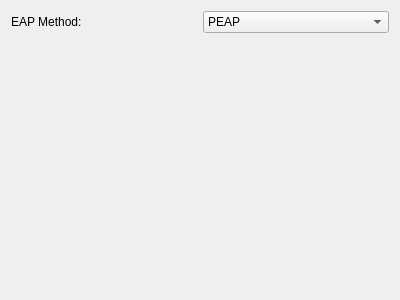
<ui version="4.0" >
 <class>WpaEap</class>
 <widget class="QWidget" name="WpaEap" >
  <property name="geometry" >
   <rect>
    <x>0</x>
    <y>0</y>
    <width>400</width>
    <height>300</height>
   </rect>
  </property>
  <layout class="QGridLayout" name="gridLayout" >
   <item row="0" column="0" >
    <widget class="QLabel" name="label" >
     <property name="text" >
      <string>EAP Method:</string>
     </property>
    </widget>
   </item>
   <item row="0" column="1" >
    <widget class="KComboBox" name="cboEAPMethod" >
     <item>
      <property name="text" >
       <string>PEAP</string>
      </property>
     </item>
     <item>
      <property name="text" >
       <string>TTLS</string>
      </property>
     </item>
     <item>
      <property name="text" >
       <string>TLS</string>
      </property>
     </item>
    </widget>
   </item>
   <item row="1" column="0" colspan="2" >
    <widget class="QStackedWidget" name="stackedWidget" >
     <widget class="QWidget" name="page" />
     <widget class="QWidget" name="page_2" />
    </widget>
   </item>
  </layout>
 </widget>
 <customwidgets>
  <customwidget>
   <class>KComboBox</class>
   <extends>QComboBox</extends>
   <header>kcombobox.h</header>
  </customwidget>
 </customwidgets>
 <resources/>
 <connections/>
</ui>
